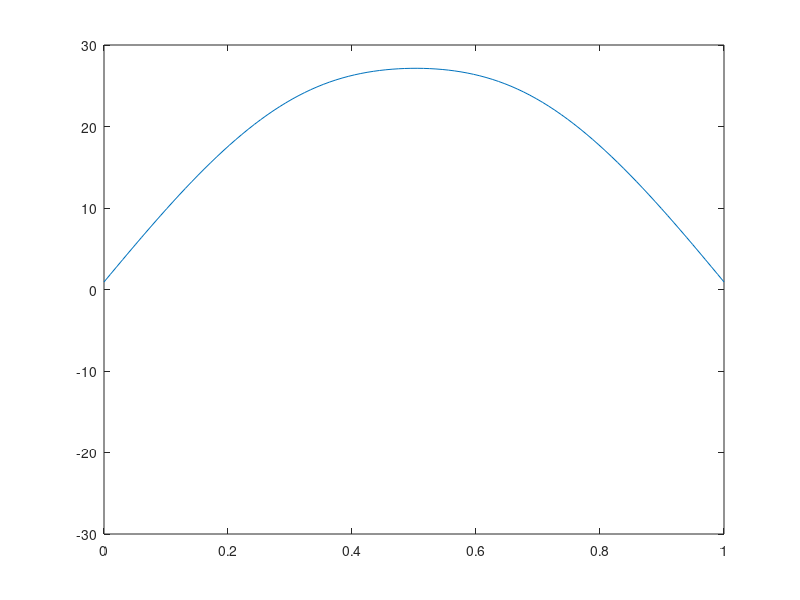

The MATLAB source for this figure:
%This is a scipt to solve second order wave equation with a function
%f_tt = f_xx - P(x, t)

clear;
clc;
tic();


N = 100; %Number of non-trivial points in the spatial coordinate
delx = 1/(N+1); %Delta x in the interval 
r = 0.5; %ratio delt/delx

u = zeros(N, 3*ceil(N/r)); %u(x, t) is the solution, column being itme fixed
T = size(u);
T = T(2); %One T is equal to one unit of time 
I_r = sparse(diag(ones(N, 1) * 4/(r*r))); %identity matrix
M = 50 * (T / ceil(N/r)); %Number of graphs to show in the plotting, 50 per unit time

%K matrix of the system
K = sparse(diag(ones(N, 1) * 2) - diag(ones(N-1, 1), 1)- diag(ones(N-1, 1), -1)); 

%Here goes the pressure definition
sup = 0.3;
peak = 0.05;
P = zeros(N, T);

for j = floor(N/2- sup * N/2) + 1:floor(N/2 + sup*N/2)
    for k = floor(T/2- sup * T/2) + 1:floor(T/2 + sup*T/2)
        aux1 = (j - N/2)*pi/(sup * N);
        aux2 = (k - T/2)*pi/(sup * T);
        P(j, k)  = cos(aux1) * cos(aux2) * peak ;
    end
end


%for j = floor(N/2- sup * N/2) + 1:floor(N/2 + sup*N/2)
%    for k = 1:2
%        aux2 = (j - N/2)*pi/(sup * N);
%        u(j, k) = cos(aux2) ^ 2;
%    end
%end

%inver = inv(I_r + K);

for n = 2:T-1 
    u(:, n+1) = (I_r + K)\(2 * (I_r - K) * u(:, n) - (I_r + K) * u(:, n-1) ...
        - P(:, n+1) - 2 * P(:, n) - P(:, n-1));
    
end


%Now comes the plotting part
hold off;
for i=1:M

    plot(linspace(0, 1, N),u(:, floor(T/M) * (i-1) + 1));
    axis([0 1 -30 30])
    pause(0.05);
end

disp("Elapsed time")
disp(toc());
disp("-------------")
